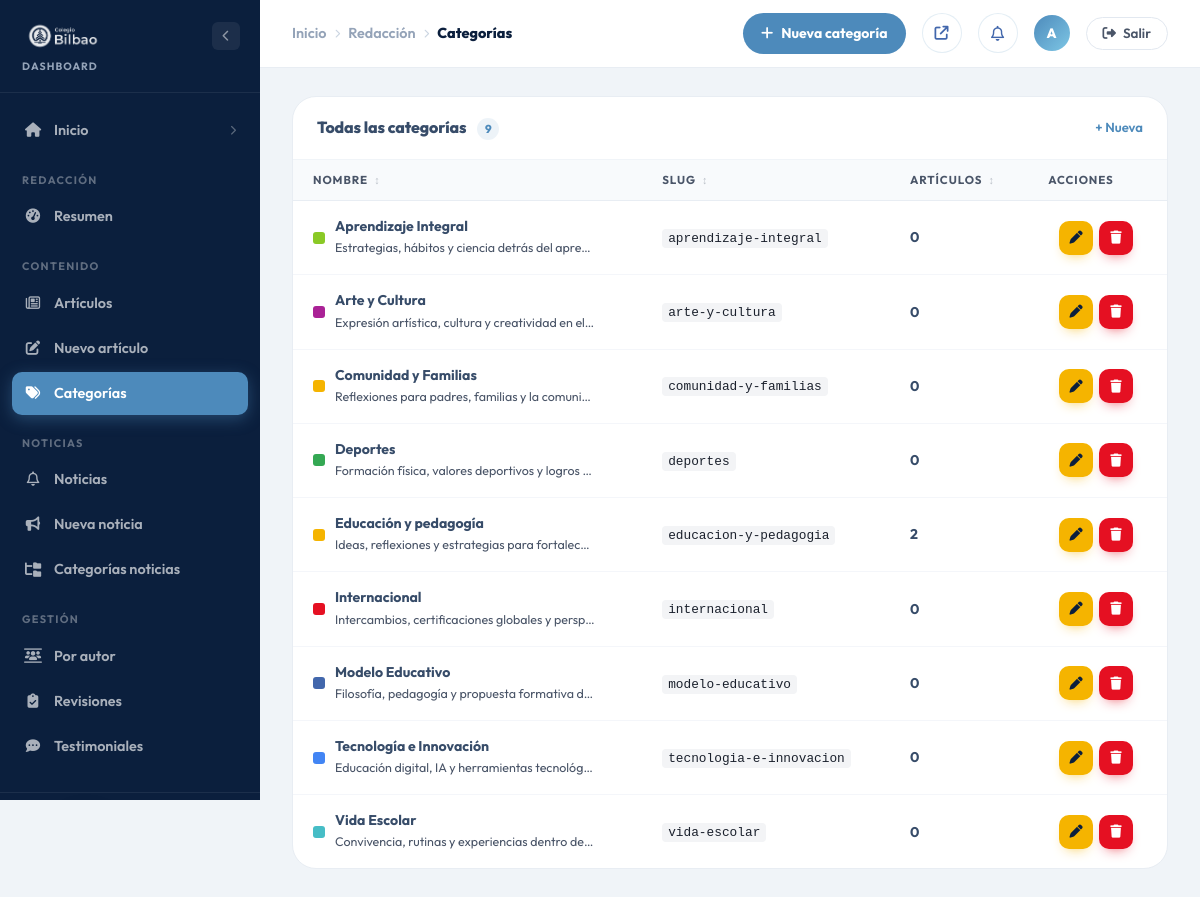
Screenshot of /dashboard/categorias (signed in) with the database file from the repository.
### tables this page shows
CREATE TABLE categorias (
    id          INT UNSIGNED  NOT NULL AUTO_INCREMENT,
    nombre      VARCHAR(60)   NOT NULL,
    slug        VARCHAR(80)   NOT NULL,
    descripcion VARCHAR(240)  NULL,
    color       CHAR(7)       NOT NULL DEFAULT '#4267ac',
    creado_en   TIMESTAMP     NOT NULL DEFAULT CURRENT_TIMESTAMP,
    PRIMARY KEY (id),
    UNIQUE KEY uq_slug (slug)
);

### views/blog/categorias/index.php (the view, shortened to what the rows shown need)
<div class="admin-layout">
    <div class="admin-main">
        <main class="admin-content">
            <div class="admin-panel">
                <div class="admin-panel__header">
                    <h2 class="admin-panel__title">
                        Todas las categorías
                        <span class="admin-panel__count"><?= count($categorias ?? []) ?></span>
                    </h2>
                </div>
                <?php if (empty($categorias)): ?>
                <div class="admin-empty-state">
                    <img src="/build/assets/img/alex/alex-dice.png" alt="Alex" class="admin-empty-state__img">
                    <p class="admin-empty-state__text">Aún no hay categorías registradas.</p>
                    <a href="/dashboard/categorias/crear" class="admin-btn admin-btn--primary">
                        <i class="fa-solid fa-plus"></i> Crear primera categoría
                    </a>
                </div>
                <?php else: ?>
                <div class="admin-table-scroll">
                    <table class="admin-table" data-table data-table-per="10" data-table-noun="categorías">
                        <thead>
                            <tr>
                                <th data-sort="text">Nombre</th>
                                <th data-sort="text">Slug</th>
                                <th data-sort="num">Artículos</th>
                                <th>Acciones</th>
                            </tr>
                        </thead>
                        <tbody>
                        <?php foreach ($categorias as $i => $c): ?>
                            <tr data-pager-item<?= $i >= 10 ? ' class="is-hidden"' : '' ?>>
                                <td data-val="<?= s($c->nombre) ?>">
                                    <div style="display:flex;align-items:center;gap:10px;">
                                        <span style="width:12px;height:12px;border-radius:3px;background:<?= s($c->color ?? '#4D8ABB') ?>;flex-shrink:0;display:inline-block;"></span>
                                        <div>
                                            <div class="admin-table__title"><?= s($c->nombre) ?></div>
                                            <?php if ($c->descripcion): ?>
                                            <div class="admin-table__meta" style="max-width:260px;overflow:hidden;text-overflow:ellipsis;white-space:nowrap;"><?= s($c->descripcion) ?></div>
                                            <?php endif; ?>
                                        </div>
                                    </div>
                                </td>
                                <td>
                                    <code style="font-size:.8rem;background:#f3f4f6;padding:2px 6px;border-radius:4px;"><?= s($c->slug) ?></code>
                                </td>
                                <td style="font-weight:700;color:var(--col-herencia);"><?= (int)$c->total_articulos ?></td>
                                <td>
                                    <div class="admin-table__actions">
                                        <a href="/dashboard/categorias/editar?id=<?= (int)$c->id ?>" class="admin-act admin-act--edit" title="Editar categoría">
                                            <i class="fa-solid fa-pen"></i>
                                        </a>
                                        <?php if (in_array($_SESSION['blog_usuario']['rol'] ?? '', ['administrador', 'superadmin'], true)): ?>
                                        <button
                                            type="button"
                                            class="admin-act admin-act--del"
                                            onclick="confirmarEliminar(<?= (int)$c->id ?>, '<?= s(addslashes($c->nombre)) ?>')"
                                            title="Eliminar categoría"
                                        >
                                            <i class="fa-solid fa-trash"></i>
                                        </button>
                                        <?php endif; ?>
                                    </div>
                                </td>
                            </tr>
                        <?php endforeach; ?>
                        </tbody>
                    </table>
                </div>
                <?php endif; ?>
            </div>
        </main>
    </div>
</div>

### rows the page displays
categorias: nombre "Aprendizaje Integral", descripcion "Estrategias, hábitos y ciencia detrás del apre…", slug "aprendizaje-integral", total_articulos "0"
categorias: nombre "Arte y Cultura", descripcion "Expresión artística, cultura y creatividad en el…", slug "arte-y-cultura", total_articulos "0"
categorias: nombre "Comunidad y Familias", descripcion "Reflexiones para padres, familias y la comuni…", slug "comunidad-y-familias", total_articulos "0"
categorias: nombre "Deportes", descripcion "Formación física, valores deportivos y logros…", slug "deportes", total_articulos "0"
categorias: nombre "Educación y pedagogía", descripcion "Ideas, reflexiones y estrategias para fortalec…", slug "educacion-y-pedagogia", total_articulos "2"
categorias: nombre "Internacional", descripcion "Intercambios, certificaciones globales y persp…", slug "internacional", total_articulos "0"
categorias: nombre "Modelo Educativo", descripcion "Filosofía, pedagogía y propuesta formativa d…", slug "modelo-educativo", total_articulos "0"
categorias: nombre "Tecnología e Innovación", descripcion "Educación digital, IA y herramientas tecnológ…", slug "tecnologia-e-innovacion", total_articulos "0"
categorias: nombre "Vida Escolar", descripcion "Convivencia, rutinas y experiencias dentro de…", slug "vida-escolar", total_articulos "0"

### other values shown
$_cr['label'] "Inicio"
$_cr['label'] "Redacción"
$_cr['label'] "Categorías"
$_tbInicial "A"
count($categorias ?? []) "9"
